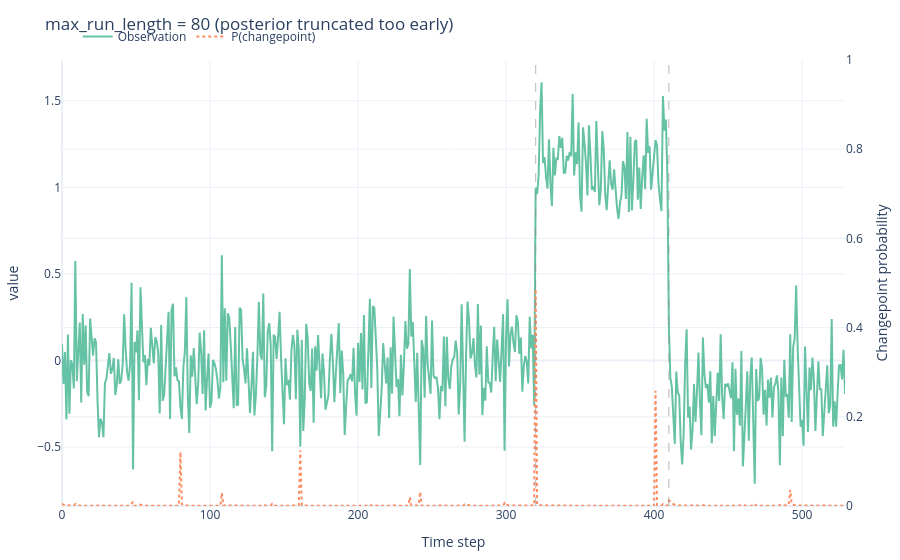
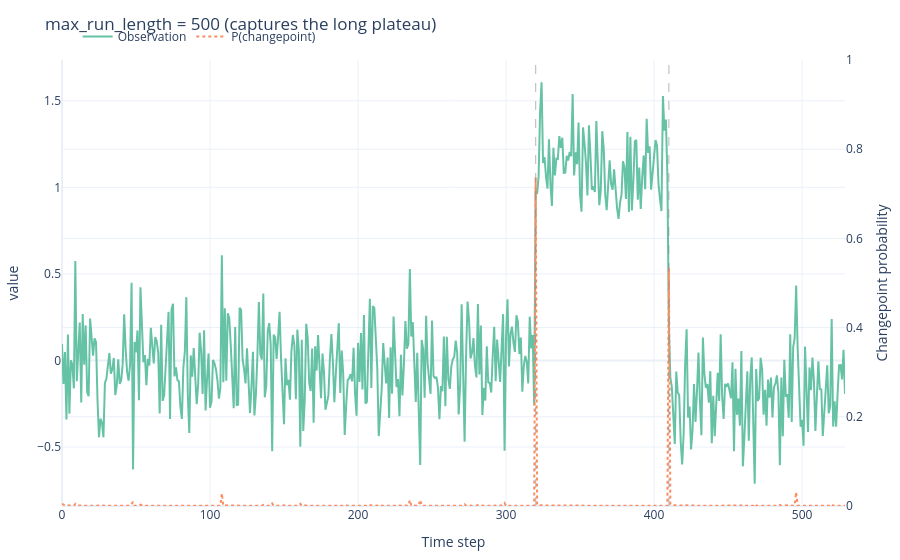

Notebook cell for these charts, in order:
### Code cell
fig_small = plot_series_with_cp(
    small_run,
    value_col="value",
    cp_prob_col="cp_prob",
    changepoints=cps_long,
    title="max_run_length = 80 (posterior truncated too early)",
)
fig_large = plot_series_with_cp(
    large_run,
    value_col="value",
    cp_prob_col="cp_prob",
    changepoints=cps_long,
    title="max_run_length = 500 (captures the long plateau)",
)
display(fig_small)
display(fig_large)

### Figure 1 — Plotly figure (JSON) as saved in the notebook; plotly's stock layout.template omitted (floating-point values rounded to 4 significant figures; data arrays with more than 128 entries replaced by an {"elided": "..."} marker saying what was removed)
{"data": [{"line": {"color": "rgb(102,194,165)", "width": 2}, "mode": "lines", "name": "Observation", "type": "scatter", "x": {"elided": "530 int values"}, "y": {"elided": "530 float values"}}, {"line": {"color": "rgb(252,141,98)", "dash": "dot", "width": 2}, "mode": "lines", "name": "P(changepoint)", "type": "scatter", "x": {"elided": "530 int values"}, "y": {"elided": "530 float values"}, "yaxis": "y2"}], "layout": {"autosize": true, "legend": {"orientation": "h", "x": 0.02, "y": 1.02, "yanchor": "bottom"}, "margin": {"b": 40, "l": 40, "r": 40, "t": 60}, "shapes": [{"line": {"color": "#888", "dash": "dash", "width": 1.2}, "opacity": 0.5, "type": "line", "x0": 320, "x1": 320, "xref": "x", "y0": 0, "y1": 1, "yref": "y domain"}, {"line": {"color": "#888", "dash": "dash", "width": 1.2}, "opacity": 0.5, "type": "line", "x0": 410, "x1": 410, "xref": "x", "y0": 0, "y1": 1, "yref": "y domain"}], "title": {"text": "max_run_length = 80 (posterior truncated too early)"}, "xaxis": {"autorange": true, "range": [0, 529], "title": {"text": "Time step"}, "type": "linear"}, "yaxis": {"autorange": true, "range": [-0.8405, 1.735], "title": {"text": "value"}, "type": "linear"}, "yaxis2": {"overlaying": "y", "range": [0, 1], "side": "right", "title": {"text": "Changepoint probability"}, "type": "linear"}}}

### Figure 2 — Plotly figure (JSON) as saved in the notebook; plotly's stock layout.template omitted (floating-point values rounded to 4 significant figures; data arrays with more than 128 entries replaced by an {"elided": "..."} marker saying what was removed)
{"data": [{"line": {"color": "rgb(102,194,165)", "width": 2}, "mode": "lines", "name": "Observation", "type": "scatter", "x": {"elided": "530 int values"}, "y": {"elided": "530 float values"}}, {"line": {"color": "rgb(252,141,98)", "dash": "dot", "width": 2}, "mode": "lines", "name": "P(changepoint)", "type": "scatter", "x": {"elided": "530 int values"}, "y": {"elided": "530 float values"}, "yaxis": "y2"}], "layout": {"autosize": true, "legend": {"orientation": "h", "x": 0.02, "y": 1.02, "yanchor": "bottom"}, "margin": {"b": 40, "l": 40, "r": 40, "t": 60}, "shapes": [{"line": {"color": "#888", "dash": "dash", "width": 1.2}, "opacity": 0.5, "type": "line", "x0": 320, "x1": 320, "xref": "x", "y0": 0, "y1": 1, "yref": "y domain"}, {"line": {"color": "#888", "dash": "dash", "width": 1.2}, "opacity": 0.5, "type": "line", "x0": 410, "x1": 410, "xref": "x", "y0": 0, "y1": 1, "yref": "y domain"}], "title": {"text": "max_run_length = 500 (captures the long plateau)"}, "xaxis": {"autorange": true, "range": [0, 529], "title": {"text": "Time step"}, "type": "linear"}, "yaxis": {"autorange": true, "range": [-0.8405, 1.735], "title": {"text": "value"}, "type": "linear"}, "yaxis2": {"overlaying": "y", "range": [0, 1], "side": "right", "title": {"text": "Changepoint probability"}, "type": "linear"}}}
